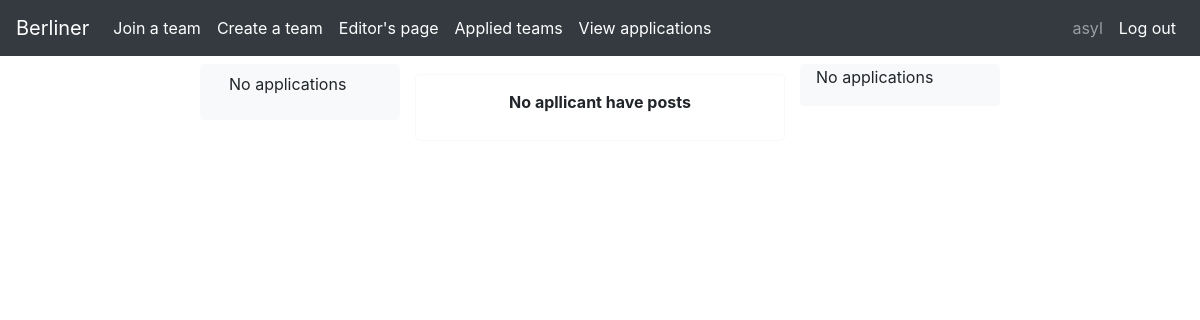
The page /application/ (signed in) on the database as committed earlier.
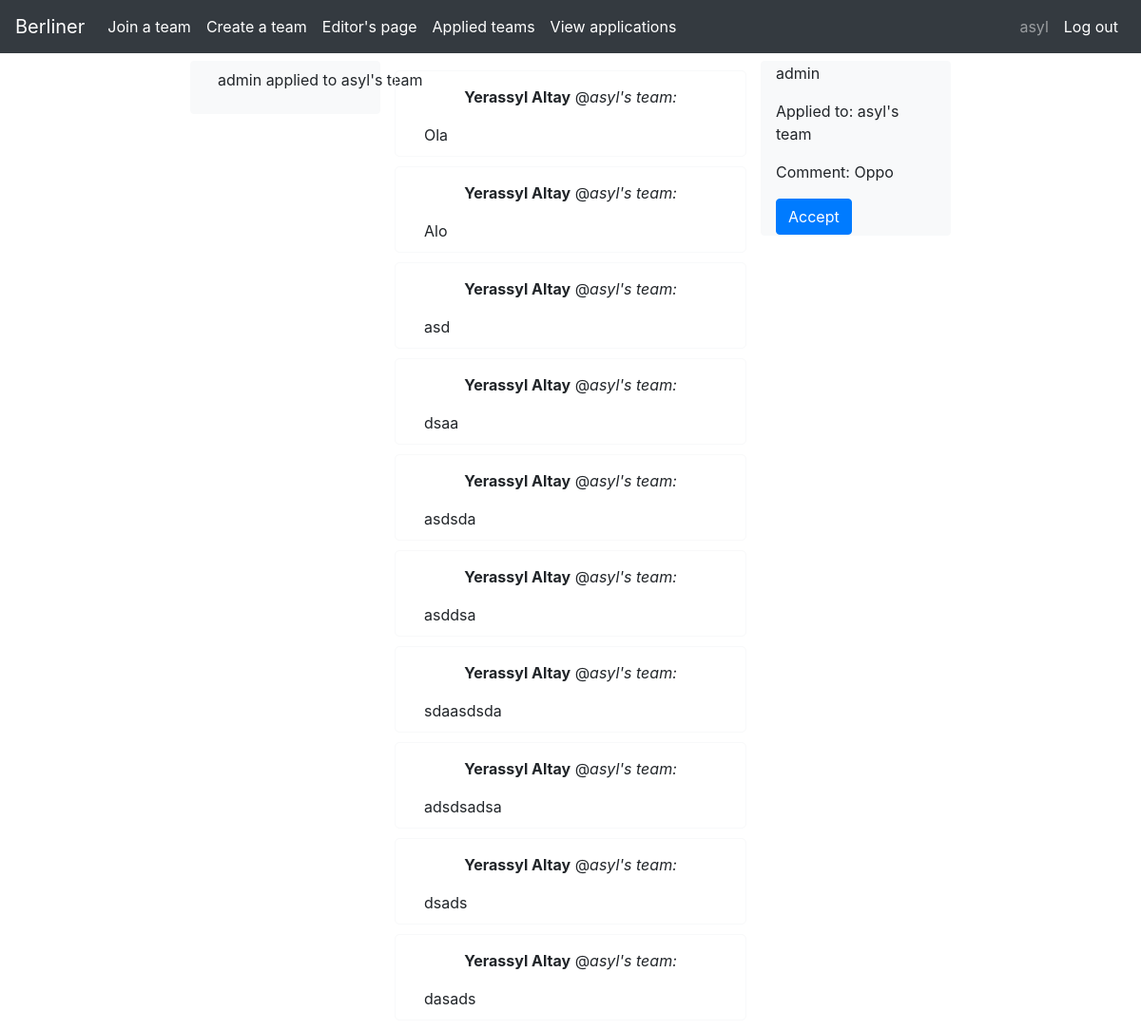
The same page on the database as committed later.
### logedin/models.py (models this page shows, shortened)
class Application(models.Model):
    applicant = models.ForeignKey(CustomUser, on_delete=models.CASCADE)
    team = models.ForeignKey(Team, on_delete=models.CASCADE)
    comment = models.CharField(default="", max_length=200)
    def __str__(self) -> str:
        return self.applicant.username + " applied to " + self.team.name

class Team(models.Model):
    teamLeader = models.ForeignKey(CustomUser, on_delete=models.CASCADE, related_name="createdTeams", related_query_name="createdTeam")
    members = models.ManyToManyField(CustomUser, through='Membership', through_fields=('team', 'member'), related_name="memberTeams", related_query_name="memberTeam")
    applicants = models.ManyToManyField(CustomUser, through='Application', through_fields=('team', 'applicant'))
    name = models.CharField(default="New team", max_length=30, unique=True)
    description = models.CharField(default="Recently created team", max_length=60)
    def get_posts(self):
        return Post.objects.filter(team=self).order_by('-date')

class Post(models.Model):
    team = models.ForeignKey(Team, on_delete=models.CASCADE)
    author = models.ForeignKey(CustomUser, on_delete=models.CASCADE)
    content = models.TextField(max_length=200)
    date = models.DateTimeField(auto_now_add=True, null=True)
    public = models.BooleanField(default=False)

### users/models.py (models this page shows)
class CustomUser(AbstractUser):
    birthDate = models.DateTimeField(null=True)
    class Meta:
        pass

### logedin/views.py (the view, shortened to what this page needs)
# urls.py: path('application/', views.ListApplicationsView.as_view(), name='applications'),
class ListApplicationsView(LoginRequiredMixin, ListView):
    login_url = 'signup'
    template_name = 'logedin/applications.html'
    context_object_name = 'object'
    def get_queryset(self):
        mySet = {
        'applications': Application.objects.filter(team__teamLeader=self.request.user),
        }
        return mySet

### templates/logedin/applications.html (shortened to what this page needs)
{% extends 'base/base_logedin.html' %}
{% load static %}
{% block menu %}
    <div id="menu">
        {% for application in object.applications %}
        <p class="application" data-details="{{ application }}"><a class="btn">{{ application }}</a></p>
        {% empty %}
        <p class="application" data-details="No applications"><a class="btn">No applications</a></p>
        {% endfor %}
    </div>
{% endblock %}
{% block main %}
    {% for application in object.applications %}
    <div class="{{ application }}">
        {% for post in application.team.get_posts %}
        <div class="post border border-light">
            <p class="post-header"><b>{{ post.author.first_name }} {{ post.author.last_name }}</b> @<i>{{ post.team.name }}:</i> </p>
            <p class="post-body">{{ post.content }}</p>
        </div>
        {% empty %}
        <div class="post border border-light">
            <p class="post-header"><b>No public posts</b></p>
        </div>
        {% endfor %}
    </div>
    {% empty %}
    <div class="post border border-light">
        <p class="post-header"><b>No apllicant have posts</b></p>
    </div>
    {% endfor %}
{% endblock %}
{% block info %}
    {% for application in object.applications %}
        <div class="{{ application }}">
            <p>{{ application.applicant.username }}</p>
            <p>Applied to: {{ application.team.name }}</p>
            <p>Comment: {{ application.comment }}</p>
            <form method="post">
                <button class="btn btn-primary" name="{{ application.applicant.username }}" type="submit"> Accept</button>
            </form>
        </div>
    {% empty %}
        <div id="No applications">
            <p>No applications</p>
        </div>
    {% endfor %}
{% endblock %}

Rows that differ between the two databases and show on the page:
added Application: applicant+team "admin applied to asyl's team", applicant.username "admin", team.name "asyl's team", comment "Oppo"
now on this page (row edited): Post: author.first_name "Yerassyl", author.last_name "Altay", team.name "asyl's team", content "Ola"
now on this page (row edited): Post: author.first_name "Yerassyl", author.last_name "Altay", team.name "asyl's team", content "Alo"
now on this page (row edited): Post: author.first_name "Yerassyl", author.last_name "Altay", team.name "asyl's team", content "asd"
now on this page (row edited): Post: author.first_name "Yerassyl", author.last_name "Altay", team.name "asyl's team", content "dsaa"
now on this page (row edited): Post: author.first_name "Yerassyl", author.last_name "Altay", team.name "asyl's team", content "asdsda"
now on this page (row edited): Post: author.first_name "Yerassyl", author.last_name "Altay", team.name "asyl's team", content "asddsa"
now on this page (row edited): Post: author.first_name "Yerassyl", author.last_name "Altay", team.name "asyl's team", content "sdaasdsda"
now on this page (row edited): Post: author.first_name "Yerassyl", author.last_name "Altay", team.name "asyl's team", content "adsdsadsa"
now on this page (row edited): Post: author.first_name "Yerassyl", author.last_name "Altay", team.name "asyl's team", content "dsads"
now on this page (row edited): Post: author.first_name "Yerassyl", author.last_name "Altay", team.name "asyl's team", content "dasads"
Other text that changed with them:
text no longer shown: "No applications No apllicant have posts No applications"
